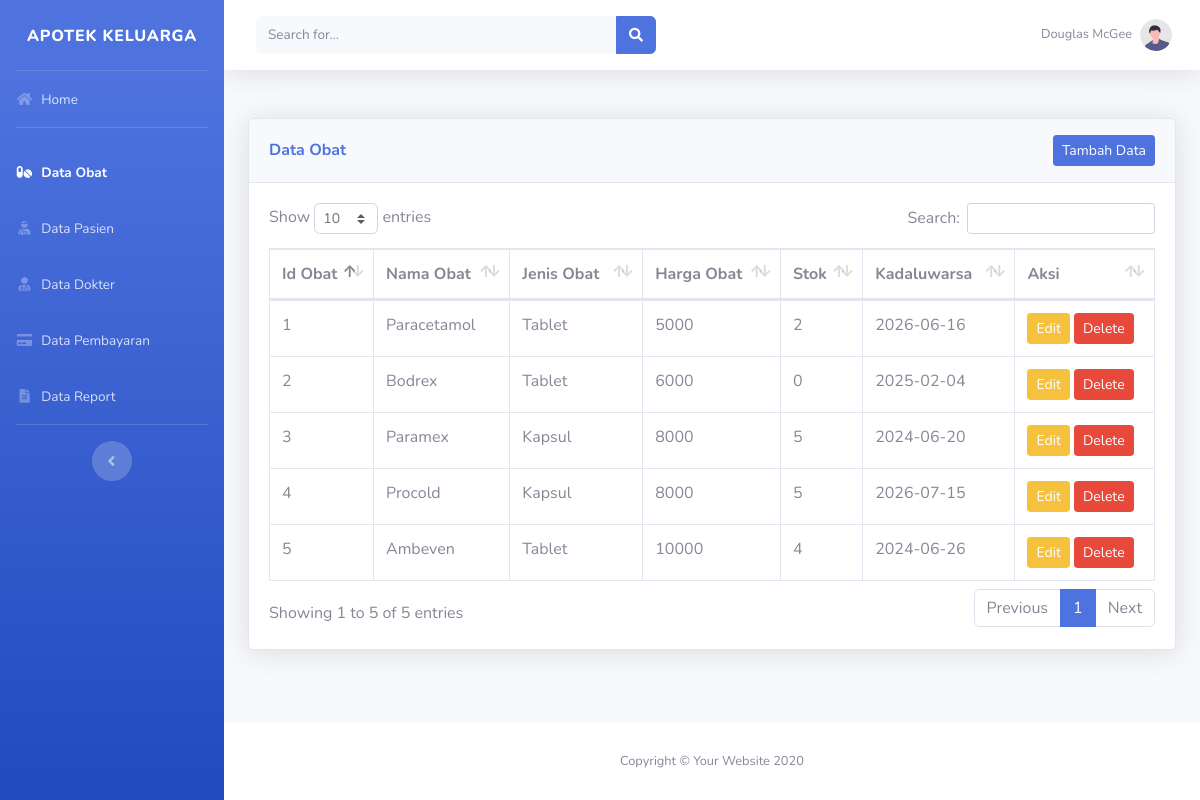
/views/obat/index.php, run on the app's committed database.
### tables this page shows
CREATE TABLE `obat` (
  `id_obat` int(11) NOT NULL,
  `nama_obat` varchar(30) NOT NULL,
  `jenis_obat` varchar(30) NOT NULL,
  `harga_obat` int(11) NOT NULL,
  `stok` int(11) NOT NULL,
  `kadaluwarsa` date NOT NULL
);

### views/obat/index.php (the view, shortened to what this page needs)
<!DOCTYPE html>
<html lang="en">
  <head>
    <link
      href="../../assets/vendor/fontawesome-free/css/all.min.css"
      rel="stylesheet"
      type="text/css"
    />
    <link href="../../assets/css/sb-admin-2.min.css" rel="stylesheet" />
    <link
      href="../../assets/vendor/datatables/dataTables.bootstrap4.min.css"
      rel="stylesheet"
    />
  </head>
  <body id="page-top">
    <div id="wrapper">
      <ul
        class="navbar-nav bg-gradient-primary sidebar sidebar-dark accordion"
        id="accordionSidebar"
      >
      <a
          class="sidebar-brand"
          href="../../home.html"
        >
          <div class="sidebar-brand-text">Apotek Keluarga</div>
          </a>
        <hr class="sidebar-divider my-0" />
        <li class="nav-item">
          <a class="nav-link" href="../../home.html">
            <i class="fas fa-fw fa-home"></i>
            <span>Home</span></a
          >
        </li>
        <hr class="sidebar-divider" />
        <li class="nav-item active">
          <a class="nav-link">
            <i class="fas fa-fw fa-pills"></i>
            <span>Data Obat</span></a
          >
        </li>
        <li class="nav-item">
          <a class="nav-link" href="../pasien">
            <i class="fas fa-fw fa-user-injured"></i>
            <span>Data Pasien</span></a
          >
        </li>
        <li class="nav-item">
          <a class="nav-link" href="../dokter">
            <i class="fas fa-fw fa-user-md"></i>
            <span>Data Dokter</span></a
          >
        </li>
        <li class="nav-item">
          <a class="nav-link" href="../pembayaran">
            <i class="fas fa-fw fa-credit-card"></i>
            <span>Data Pembayaran</span></a
          >
        </li>
        <li class="nav-item">
            <a class="nav-link" href="../report">
                <i class="fas fa-fw fa-file-alt"></i>
                <span>Data Report</span>
            </a>
        </li>
        <hr class="sidebar-divider d-none d-md-block" />
        <div class="text-center d-none d-md-inline">
          <button class="rounded-circle border-0" id="sidebarToggle"></button>
        </div>
      </ul>
      <div id="content-wrapper" class="d-flex flex-column">
        <div id="content">
          <nav
            class="navbar navbar-expand navbar-light bg-white topbar mb-4 static-top shadow"
          >
            <form
              class="d-none d-sm-inline-block form-inline mr-auto ml-md-3 my-2 my-md-0 mw-100 navbar-search"
            >
              <div class="input-group">
                <input
                  type="text"
                  class="form-control bg-light border-0 small"
                  placeholder="Search for..."
                  aria-label="Search"
                  aria-describedby="basic-addon2"
                />
                <div class="input-group-append">
                  <button class="btn btn-primary" type="button">
                    <i class="fas fa-search fa-sm"></i>
                  </button>
                </div>
              </div>
            </form>
            <ul class="navbar-nav ml-auto">
              <li class="nav-item dropdown no-arrow">
                <a
                  class="nav-link dropdown-toggle"
                  href="#"
                  id="userDropdown"
                  role="button"
                  data-toggle="dropdown"
                  aria-haspopup="true"
                  aria-expanded="false"
                >
                  <span class="mr-2 d-none d-lg-inline text-gray-600 small"
                    >Douglas McGee</span
                  >
                  <img
                    class="img-profile rounded-circle"
                    src="../../assets/img/undraw_profile.svg"
                  />
                </a>
              </li>
            </ul>
          </nav>
          <div class="container-fluid">
            <div class="card shadow mb-4 mt-5">
              <div
                class="card-header py-3 d-flex flex-row justify-content-between align-items-center flex-wrap"
              >
                <h6 class="m-0 font-weight-bold text-primary">
                  Data Obat
                </h6>
                <a href="tambah_obat.php" class="btn btn-primary btn-sm">Tambah Data</a>
              </div>
              <div class="card-body">
                <div class="table-responsive">
                  <table
                    class="table table-bordered"
                    id="dataTable"
                    width="100%"
                    cellspacing="0"
                  >
                    <thead>
                      <tr>
                        <th>Id Obat</th>
                        <th>Nama Obat</th>
                        <th>Jenis Obat</th>
                        <th>Harga Obat</th>
                        <th>Stok</th>
                        <th>Kadaluwarsa</th>
                        <th>Aksi</th>
                      </tr>
                    </thead>
                    <tbody>
                    <?php
                    include '../../config/config.php';
                    $sql = "SELECT * FROM obat";
                    $result = $conn->query($sql);
                    if ($result->num_rows > 0) {
                      while ($row = $result->fetch_assoc()) {
                          echo "<tr>";
                          echo "<td>" . $row["id_obat"] . "</td>";
                          echo "<td>" . $row["nama_obat"] . "</td>";
                          echo "<td>" . $row["jenis_obat"] . "</td>";
                          echo "<td>" . $row["harga_obat"] . "</td>";
                          echo "<td>" . $row["stok"] . "</td>";
                          echo "<td>" . $row["kadaluwarsa"] . "</td>";
                          echo "<td>
                              <a href='edit_obat.php?id_obat=" . $row['id_obat'] . "' class='btn btn-warning btn-sm'>Edit</a>
                              <a href='../../process/obat/hapus_obat.php?id_obat=" . $row['id_obat'] . "' class='btn btn-danger btn-sm'>Delete</a>
                          </td>";
                          echo "</tr>";
                      }
                      echo "</table>";
                    }
                    ?>
                </div>
              </div>
            </div>
          </div>
        </div>
        <footer class="sticky-footer bg-white">
          <div class="container my-auto">
            <div class="copyright text-center my-auto">
              <span>Copyright &copy; Your Website 2020</span>
            </div>
          </div>
        </footer>
      </div>
    </div>
  </body>
</html>

### data on the page
obat: id_obat "1", nama_obat "Paracetamol", jenis_obat "Tablet", harga_obat "5000", stok "2", kadaluwarsa "2026-06-16"
obat: id_obat "2", nama_obat "Bodrex", jenis_obat "Tablet", harga_obat "6000", stok "0", kadaluwarsa "2025-02-04"
obat: id_obat "3", nama_obat "Paramex", jenis_obat "Kapsul", harga_obat "8000", stok "5", kadaluwarsa "2024-06-20"
obat: id_obat "4", nama_obat "Procold", jenis_obat "Kapsul", harga_obat "8000", stok "5", kadaluwarsa "2026-07-15"
obat: id_obat "5", nama_obat "Ambeven", jenis_obat "Tablet", harga_obat "10000", stok "4", kadaluwarsa "2024-06-26"
